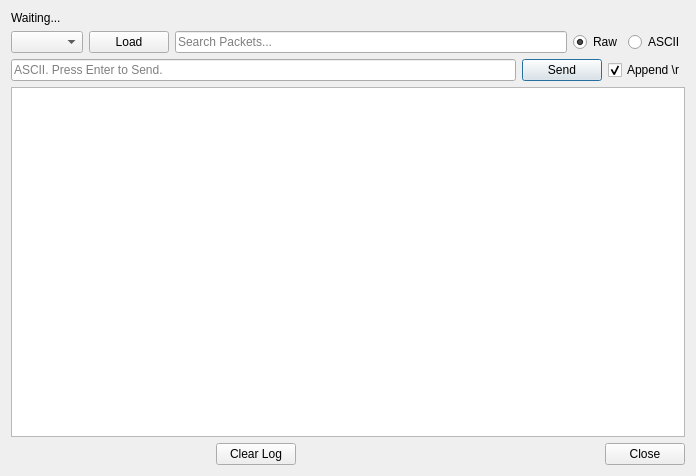
<?xml version="1.0" encoding="UTF-8"?>
<ui version="4.0">
 <class>PersistentConnection</class>
 <widget class="QDialog" name="PersistentConnection">
  <property name="geometry">
   <rect>
    <x>0</x>
    <y>0</y>
    <width>696</width>
    <height>476</height>
   </rect>
  </property>
  <property name="windowTitle">
   <string>Dialog</string>
  </property>
  <layout class="QVBoxLayout" name="verticalLayout">
   <item>
    <widget class="QLabel" name="topLabel">
     <property name="maximumSize">
      <size>
       <width>1024</width>
       <height>1080</height>
      </size>
     </property>
     <property name="text">
      <string>Waiting...</string>
     </property>
    </widget>
   </item>
   <item>
    <layout class="QHBoxLayout" name="horizontalLayout_5">
     <item>
      <layout class="QHBoxLayout" name="horizontalLayout_4">
       <item>
        <widget class="QComboBox" name="packetComboBox"/>
       </item>
       <item>
        <widget class="QPushButton" name="LoadButton">
         <property name="text">
          <string>Load</string>
         </property>
        </widget>
       </item>
       <item>
        <widget class="QLineEdit" name="searchEdit">
         <property name="placeholderText">
          <string>Search Packets...</string>
         </property>
         <property name="clearButtonEnabled">
          <bool>true</bool>
         </property>
        </widget>
       </item>
      </layout>
     </item>
     <item>
      <layout class="QHBoxLayout" name="horizontalLayout_3">
       <item>
        <widget class="QRadioButton" name="rawCheck">
         <property name="text">
          <string>Raw</string>
         </property>
         <property name="checked">
          <bool>true</bool>
         </property>
        </widget>
       </item>
       <item>
        <widget class="QRadioButton" name="asciiCheck">
         <property name="text">
          <string>ASCII</string>
         </property>
        </widget>
       </item>
      </layout>
     </item>
    </layout>
   </item>
   <item>
    <layout class="QHBoxLayout" name="horizontalLayout">
     <item>
      <widget class="QLineEdit" name="asciiLineEdit">
       <property name="placeholderText">
        <string>ASCII. Press Enter to Send.</string>
       </property>
      </widget>
     </item>
     <item>
      <widget class="QPushButton" name="asciiSendButton">
       <property name="text">
        <string>Send</string>
       </property>
       <property name="default">
        <bool>true</bool>
       </property>
      </widget>
     </item>
     <item>
      <widget class="QCheckBox" name="appendCRcheck">
       <property name="text">
        <string>Append \r</string>
       </property>
       <property name="checked">
        <bool>true</bool>
       </property>
      </widget>
     </item>
    </layout>
   </item>
   <item>
    <widget class="QTextEdit" name="trafficViewEdit">
     <property name="maximumSize">
      <size>
       <width>1500</width>
       <height>1000</height>
      </size>
     </property>
     <property name="readOnly">
      <bool>true</bool>
     </property>
    </widget>
   </item>
   <item>
    <layout class="QHBoxLayout" name="horizontalLayout_2">
     <item>
      <widget class="QLabel" name="timeLabel">
       <property name="text">
        <string/>
       </property>
      </widget>
     </item>
     <item>
      <spacer name="horizontalSpacer">
       <property name="orientation">
        <enum>Qt::Horizontal</enum>
       </property>
       <property name="sizeHint" stdset="0">
        <size>
         <width>40</width>
         <height>20</height>
        </size>
       </property>
      </spacer>
     </item>
     <item>
      <widget class="QPushButton" name="clearButton">
       <property name="text">
        <string>Clear Log</string>
       </property>
      </widget>
     </item>
     <item>
      <spacer name="horizontalSpacer_2">
       <property name="orientation">
        <enum>Qt::Horizontal</enum>
       </property>
       <property name="sizeHint" stdset="0">
        <size>
         <width>40</width>
         <height>20</height>
        </size>
       </property>
      </spacer>
     </item>
     <item>
      <widget class="QDialogButtonBox" name="buttonBox">
       <property name="orientation">
        <enum>Qt::Horizontal</enum>
       </property>
       <property name="standardButtons">
        <set>QDialogButtonBox::Close</set>
       </property>
      </widget>
     </item>
    </layout>
   </item>
  </layout>
 </widget>
 <resources/>
 <connections>
  <connection>
   <sender>buttonBox</sender>
   <signal>accepted()</signal>
   <receiver>PersistentConnection</receiver>
   <slot>accept()</slot>
   <hints>
    <hint type="sourcelabel">
     <x>248</x>
     <y>254</y>
    </hint>
    <hint type="destinationlabel">
     <x>157</x>
     <y>274</y>
    </hint>
   </hints>
  </connection>
  <connection>
   <sender>buttonBox</sender>
   <signal>rejected()</signal>
   <receiver>PersistentConnection</receiver>
   <slot>reject()</slot>
   <hints>
    <hint type="sourcelabel">
     <x>316</x>
     <y>260</y>
    </hint>
    <hint type="destinationlabel">
     <x>286</x>
     <y>274</y>
    </hint>
   </hints>
  </connection>
 </connections>
</ui>
